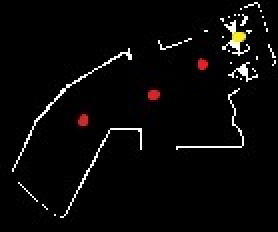
#> input picture imgs/maps/11115/target.jpg, 139 x 116 px, found by its file name (shown 2 times larger)
$ python cleaner.py
#> lines starting #> are read from the running program, lines starting #| are printed output that depends on the picture; after the words box and inside, x2 and y2 are one past the last pixel; in counts of white or black regions, pixels touching at a corner belong together
import cv2 as cv
import numpy as np
import time
import random
import sys
import os
from shutil import copy


def get_center(img, i, j):
    rx, ry, rt = 0, 0, 0
    for x in range(-7, 7):
        for y in range(-7, 7):
            if (
                i + x >= 0
                and j + y >= 0
                and i + x < img.shape[0]
                and j + y < img.shape[1]
            ):
                s = np.sum(img[i + x, j + y])
                if s > 30 and s < 255 * 3 - 30:
                    rt += 1
                    rx += x
                    ry += y
    return (i + rx / rt, j + ry / rt)


def get_target(pth):
#> called with pth = 'resource/imgs/maps/19914/target.jpg'
    img = cv.imread(pth)
#> img is the input picture: shape (116, 139, 3); mean B, G, R 8, 8.3, 9.2
    res = set()
    f_set = [
        lambda p: p[2] < 85 and p[1] < 85 and p[0] > 180,  # 路径点 蓝
        lambda p: p[2] > 180 and p[1] < 70 and p[0] < 70,  # 怪 红
        lambda p: p[2] < 90 and p[1] > 150 and p[0] < 90,  # 交互点 绿
        lambda p: p[2] > 180 and p[1] > 180 and p[0] < 70,  # 终点 黄
    ]
    p_cnt = [0,0,0,0]
    for i in range(img.shape[0]):
        for j in range(img.shape[1]):
            for k in range(4):
                if f_set[k](img[i, j]):
                    p = get_center(img, i, j)
                    res.add((p, k))
                    img[max(i - 7, 0) : i + 7, max(j - 7, 0) : j + 7] = [0, 0, 0]
                    p_cnt[k]+=1
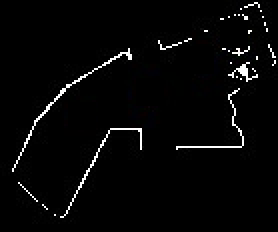
#> img: shape (116, 139, 3) (shown 2 times larger); 4.44% of pixels changed, all inside (x1, y1, x2, y2) = (34, 10, 124, 65)
#> after the loop, p_cnt = [0, 3, 0, 1]; res = 4 items
    if p_cnt[3]==0:
        print(pth,'no end point')
    if p_cnt[1]!=0 and p_cnt[2]!=0:
        print(pth,'wrong interactive point')

'''
big_minimap = [10538,11115,12345,12346,12872,13197,18769,19787,22212,23480,30797,31289,38866,40978,42250,43642,45516,45735,46900,4805,51202,52451,53073,56417,63533,65515,65576,67673,68145,70941,73927,74959,75973,78566,81866,85880,86757,89054,89201,89358,9011,96641,97964,9908,99257,99570]

for file in os.listdir("imgs/maps"):
    if len(file)<=5 and int(file) not in big_minimap:
        for map in os.listdir("imgs/maps/" + file):
            os.remove("imgs/maps/" + file + "/" + map)
        os.removedirs("imgs/maps/"+file)
for file in os.listdir('tmp'):
    print(file.split('.')[0],end=',')
exit()
'''
# 删除地图数据中没用的文件
for file in os.listdir("resource/imgs/maps"):
    pth = "resource/imgs/maps/" + file + "/target.jpg"
    if os.path.exists(pth):
        get_target(pth)
        copy(os.getcwd()+'\\'+"resource/imgs/maps/" + file + "/target.jpg",os.getcwd()+'\\'+'targ')
        os.rename('targ/target.jpg','targ/'+str(file)+'.jpg')
        # [8 lines of commented-out code are left out]
